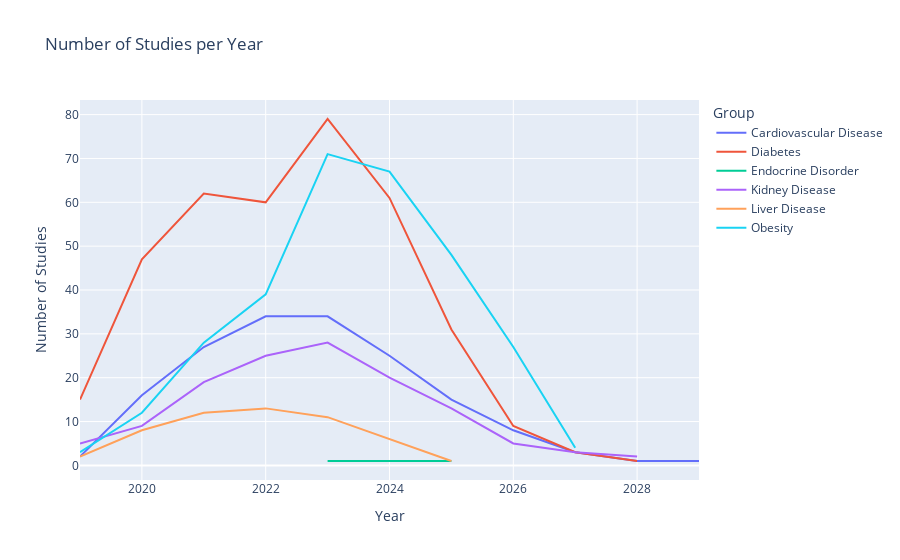

The notebook cell this image was saved under:
### Code cell
import pandas as pd
import plotly.express as px

import plotly.graph_objects as go

# Create a copy of the DataFrame
line_df = competitor_trials_df.copy()

# Create a new DataFrame with only the "NCT Number" and "Group" columns
group_df = competitor_trials_one_cond[["NCT Number", "Group"]]

# Perform an inner join on the "NCT Number" column
line_df = pd.merge(line_df, group_df, on="NCT Number", how="inner")

line_df = line_df[["NCT Number",'Start Date', 'Completion Date', 'Group']]

# Extract the first 4 characters and convert to integer
line_df['Year'] = line_df['Start Date'].str[:4].astype(int)
line_df['Completion Year'] = line_df['Completion Date'].str[:4].astype(int)

# Drop rows with NaN 'Year' or 'Completion Year'
line_df = line_df.dropna(subset=['Year', 'Completion Year'])

# Ensure 'Year' and 'Completion Year' are integers
line_df['Year'] = line_df['Year'].astype(int)
line_df['Completion Year'] = line_df['Completion Year'].astype(int)

# Create a new DataFrame with a row for each year that a study is active
expanded_df = pd.DataFrame([(group, year)
                            for _, row in line_df.iterrows()
                            for group in [row['Group']]
                            for year in range(row['Year'], row['Completion Year'] + 1)],
                           columns=['Group', 'Year'])

# Group by 'Group' and 'Year' and count the number of occurrences
grouped_df = expanded_df.groupby(['Group', 'Year']).size().reset_index(name='Count')

# Create a stacked line graph
fig = px.line(grouped_df, x='Year', y='Count', color='Group', line_group='Group', 
              labels={'Count':'Number of Studies'}, title='Number of Studies per Year')
fig.show()

### Figure 1 — Plotly figure (JSON) as saved in the notebook; plotly's stock layout.template omitted (floating-point values rounded to 4 significant figures)
{"data": [{"hovertemplate": "Group=Cardiovascular Disease<br>Year=%{x}<br>Number of Studies=%{y}<extra></extra>", "legendgroup": "Cardiovascular Disease", "line": {"color": "#636efa", "dash": "solid"}, "marker": {"symbol": "circle"}, "mode": "lines", "name": "Cardiovascular Disease", "orientation": "v", "showlegend": true, "type": "scatter", "x": [2019, 2020, 2021, 2022, 2023, 2024, 2025, 2026, 2027, 2028, 2029], "xaxis": "x", "y": [2, 16, 27, 34, 34, 25, 15, 8, 3, 1, 1], "yaxis": "y"}, {"hovertemplate": "Group=Diabetes<br>Year=%{x}<br>Number of Studies=%{y}<extra></extra>", "legendgroup": "Diabetes", "line": {"color": "#EF553B", "dash": "solid"}, "marker": {"symbol": "circle"}, "mode": "lines", "name": "Diabetes", "orientation": "v", "showlegend": true, "type": "scatter", "x": [2019, 2020, 2021, 2022, 2023, 2024, 2025, 2026, 2027, 2028], "xaxis": "x", "y": [15, 47, 62, 60, 79, 61, 31, 9, 3, 1], "yaxis": "y"}, {"hovertemplate": "Group=Endocrine Disorder<br>Year=%{x}<br>Number of Studies=%{y}<extra></extra>", "legendgroup": "Endocrine Disorder", "line": {"color": "#00cc96", "dash": "solid"}, "marker": {"symbol": "circle"}, "mode": "lines", "name": "Endocrine Disorder", "orientation": "v", "showlegend": true, "type": "scatter", "x": [2023, 2024, 2025], "xaxis": "x", "y": [1, 1, 1], "yaxis": "y"}, {"hovertemplate": "Group=Kidney Disease<br>Year=%{x}<br>Number of Studies=%{y}<extra></extra>", "legendgroup": "Kidney Disease", "line": {"color": "#ab63fa", "dash": "solid"}, "marker": {"symbol": "circle"}, "mode": "lines", "name": "Kidney Disease", "orientation": "v", "showlegend": true, "type": "scatter", "x": [2019, 2020, 2021, 2022, 2023, 2024, 2025, 2026, 2027, 2028], "xaxis": "x", "y": [5, 9, 19, 25, 28, 20, 13, 5, 3, 2], "yaxis": "y"}, {"hovertemplate": "Group=Liver Disease<br>Year=%{x}<br>Number of Studies=%{y}<extra></extra>", "legendgroup": "Liver Disease", "line": {"color": "#FFA15A", "dash": "solid"}, "marker": {"symbol": "circle"}, "mode": "lines", "name": "Liver Disease", "orientation": "v", "showlegend": true, "type": "scatter", "x": [2019, 2020, 2021, 2022, 2023, 2024, 2025], "xaxis": "x", "y": [2, 8, 12, 13, 11, 6, 1], "yaxis": "y"}, {"hovertemplate": "Group=Obesity<br>Year=%{x}<br>Number of Studies=%{y}<extra></extra>", "legendgroup": "Obesity", "line": {"color": "#19d3f3", "dash": "solid"}, "marker": {"symbol": "circle"}, "mode": "lines", "name": "Obesity", "orientation": "v", "showlegend": true, "type": "scatter", "x": [2019, 2020, 2021, 2022, 2023, 2024, 2025, 2026, 2027], "xaxis": "x", "y": [3, 12, 28, 39, 71, 67, 48, 27, 4], "yaxis": "y"}], "layout": {"legend": {"title": {"text": "Group"}, "tracegroupgap": 0}, "title": {"text": "Number of Studies per Year"}, "xaxis": {"anchor": "y", "domain": [0, 1], "title": {"text": "Year"}}, "yaxis": {"anchor": "x", "domain": [0, 1], "title": {"text": "Number of Studies"}}}}
